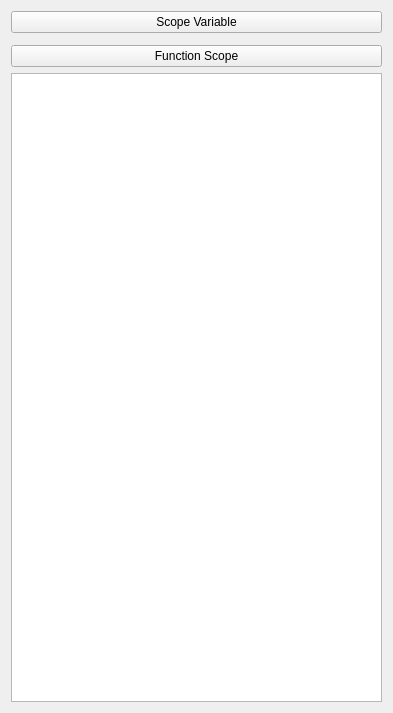
<?xml version="1.0" encoding="UTF-8"?>
<ui version="4.0">
 <class>Form</class>
 <widget class="QWidget" name="Form">
  <property name="geometry">
   <rect>
    <x>0</x>
    <y>0</y>
    <width>393</width>
    <height>713</height>
   </rect>
  </property>
  <property name="windowTitle">
   <string>Form</string>
  </property>
  <layout class="QVBoxLayout" name="verticalLayout" stretch="1,0,1,0,0">
   <item>
    <widget class="QPushButton" name="Var_Toggle">
     <property name="text">
      <string>Scope Variable</string>
     </property>
    </widget>
   </item>
   <item>
    <widget class="FilterTableWidget" name="Filter_Table" native="true">
     <property name="sizePolicy">
      <sizepolicy hsizetype="Preferred" vsizetype="Preferred">
       <horstretch>0</horstretch>
       <verstretch>0</verstretch>
      </sizepolicy>
     </property>
     <property name="minimumSize">
      <size>
       <width>0</width>
       <height>0</height>
      </size>
     </property>
    </widget>
   </item>
   <item>
    <widget class="QPushButton" name="Scope_Toggle">
     <property name="text">
      <string>Function Scope</string>
     </property>
    </widget>
   </item>
   <item>
    <widget class="QListWidget" name="Scope_List">
     <property name="sizePolicy">
      <sizepolicy hsizetype="Expanding" vsizetype="Expanding">
       <horstretch>0</horstretch>
       <verstretch>1</verstretch>
      </sizepolicy>
     </property>
     <property name="minimumSize">
      <size>
       <width>0</width>
       <height>0</height>
      </size>
     </property>
    </widget>
   </item>
   <item>
    <spacer name="spacer">
     <property name="orientation">
      <enum>Qt::Vertical</enum>
     </property>
     <property name="sizeType">
      <enum>QSizePolicy::Expanding</enum>
     </property>
     <property name="sizeHint" stdset="0">
      <size>
       <width>20</width>
       <height>0</height>
      </size>
     </property>
    </spacer>
   </item>
  </layout>
 </widget>
 <customwidgets>
  <customwidget>
   <class>FilterTableWidget</class>
   <extends>QWidget</extends>
   <header>__main__.h</header>
   <container>1</container>
  </customwidget>
 </customwidgets>
 <resources/>
 <connections/>
</ui>
